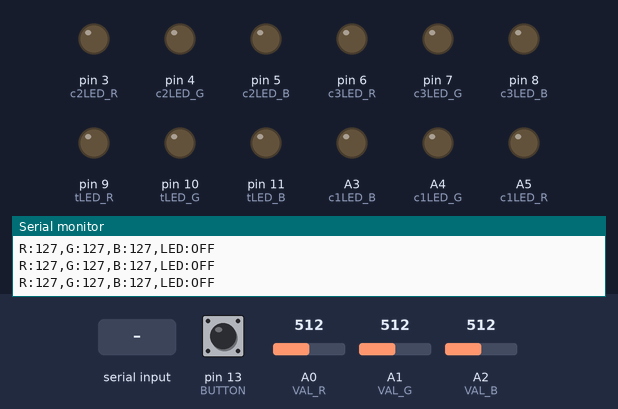
Bench run of a sketch on a simulated Arduino Uno, built with avr-gcc and run on an emulated ATmega328P. Shown: output pins drawn as LEDs (lit = HIGH), the last lines printed to the serial monitor. The inputs (shaded band) are chosen by the test bench; at power-on: A0 (VAL_R) = 512, A1 (VAL_G) = 512, A2 (VAL_B) = 512, pin 13 (BUTTON) HIGH.

Above: at 1.2 s.
1.3 s: A0 (VAL_R) set to 522
At 2.4 s:
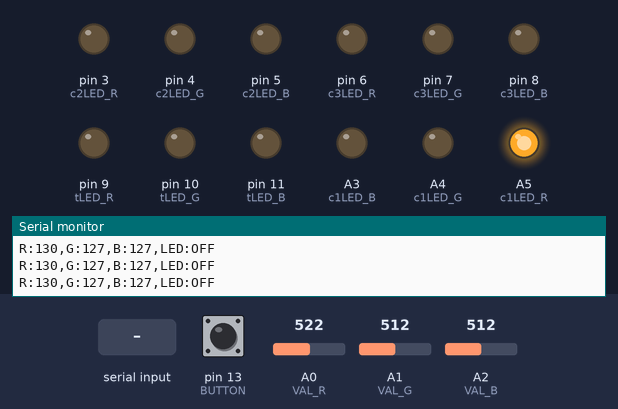
2.8 s: "TOGGLE\n" received over Serial
At 4.0 s:
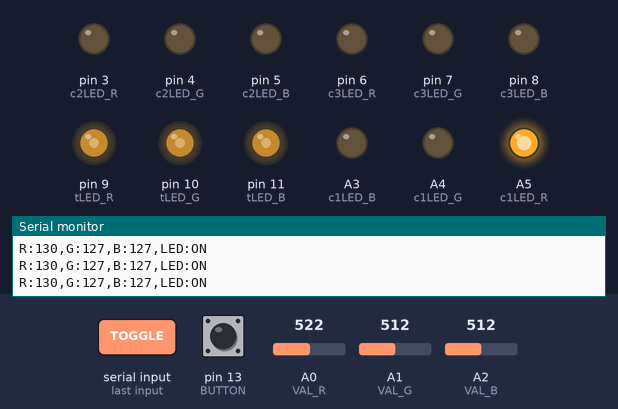
4.3 s: A1 (VAL_G) set to 514
At 4.7 s:
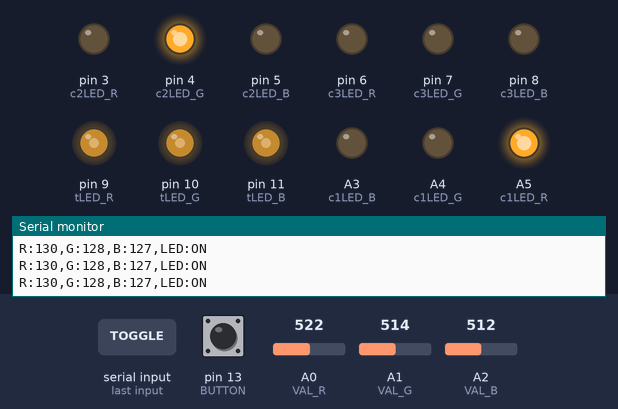
5.8 s: A2 (VAL_B) set to 514
At 6.8 s:
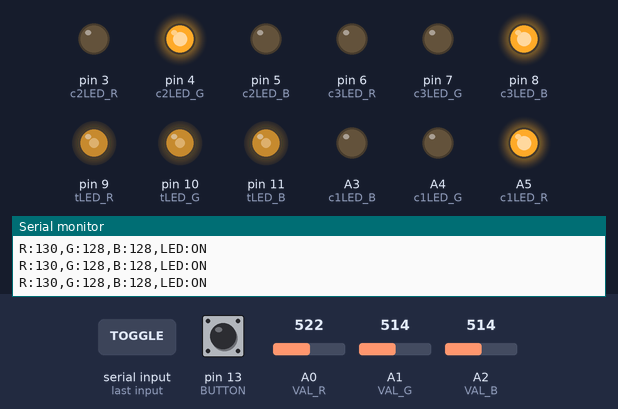
7.3 s: A0 (VAL_R) set to 511
At 8.2 s:
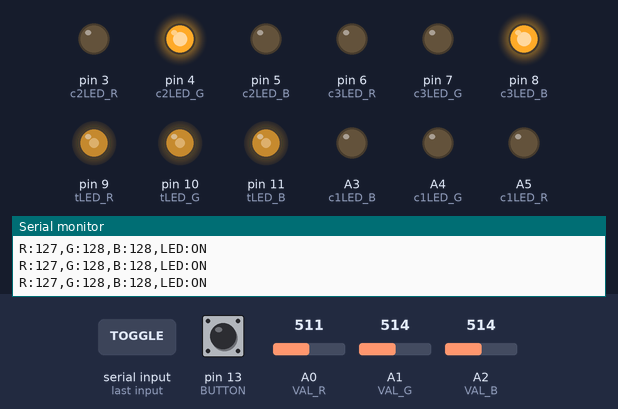
8.8 s: A1 (VAL_G) set to 716
At 9.1 s:
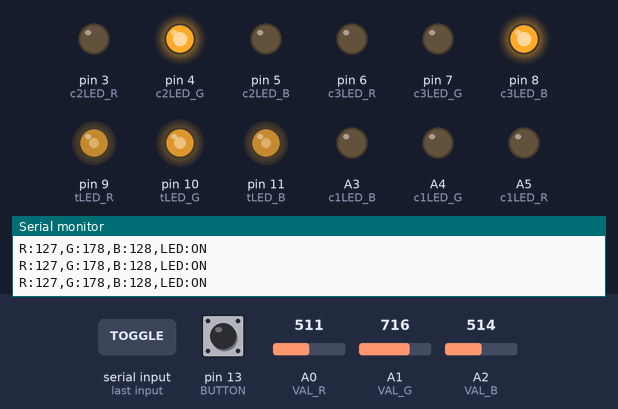
Timing chart, 0 to 11.3 s (numbered marks = the images above; inputs shaded):
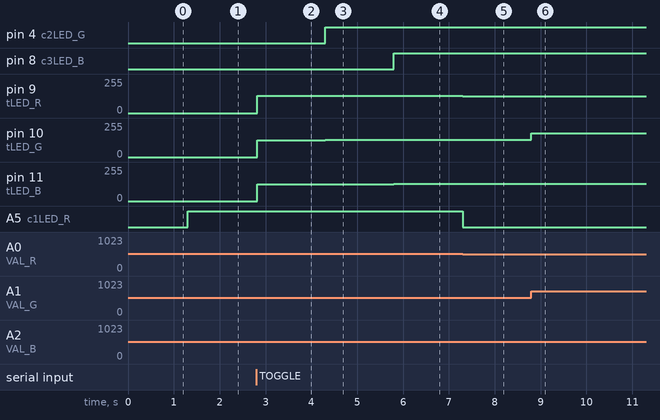

The sketch:

sketch_jun11a.ino
```cpp
// Arduino 시리얼 통신 RGB LED 제어 코드

// 핀 정의
const int VAL_R = A0;    // R값을 위한 가변저항
const int VAL_G = A1;    // G값을 위한 가변저항
const int VAL_B = A2;    // B값을 위한 가변저항

const int c1LED_R = A5;  // R 제어용 RGB LED의 R핀
const int c1LED_G = A4;  // R 제어용 RGB LED의 G핀
const int c1LED_B = A3;  // R 제어용 RGB LED의 B핀

const int c2LED_R = 3;   // G 제어용 RGB LED의 R핀
const int c2LED_G = 4;   // G 제어용 RGB LED의 G핀
const int c2LED_B = 5;   // G 제어용 RGB LED의 B핀

const int c3LED_R = 6;   // B 제어용 RGB LED의 R핀
const int c3LED_G = 7;   // B 제어용 RGB LED의 G핀
const int c3LED_B = 8;   // B 제어용 RGB LED의 B핀

const int tLED_R = 9;    // 조색 RGB LED의 R핀
const int tLED_G = 10;   // 조색 RGB LED의 G핀
const int tLED_B = 11;   // 조색 RGB LED의 B핀

const int BUTTON = 13;   // 조색 버튼 핀

// 변수 정의
int redValue = 0;
int greenValue = 0;
int blueValue = 0;

bool lastButtonState = false;
bool ledOn = false;
unsigned long lastDebounceTime = 0;
const unsigned long DEBOUNCE_DELAY = 50;

String inputString = "";
bool stringComplete = false;

void setup() {
  // 핀 모드 설정
  pinMode(tLED_R, OUTPUT);
  pinMode(tLED_G, OUTPUT);
  pinMode(tLED_B, OUTPUT);
  pinMode(c1LED_R, OUTPUT);
  pinMode(c1LED_G, OUTPUT);
  pinMode(c1LED_B, OUTPUT);
  pinMode(c2LED_R, OUTPUT);
  pinMode(c2LED_G, OUTPUT);
  pinMode(c2LED_B, OUTPUT);
  pinMode(c3LED_R, OUTPUT);
  pinMode(c3LED_G, OUTPUT);
  pinMode(c3LED_B, OUTPUT);
  pinMode(BUTTON, INPUT_PULLUP);

  // 시리얼 통신 시작
  Serial.begin(9600);
  Serial.println("Arduino RGB LED Controller Ready");

  // LED 초기화
  initializeLEDs();

  // 초기 상태 전송
  sendStatusToProcessing();
}

void loop() {
  // 가변저항 값 읽기
  readPotentiometers();

  // 개별 컨트롤 LED 업데이트
  updateControlLEDs();

  // 버튼 처리
  handleButton();

  // 조색 LED 제어
  updateMainLED();

  // Processing으로 데이터 전송 (100ms마다)
  static unsigned long lastSendTime = 0;
  if (millis() - lastSendTime > 100) {
    sendStatusToProcessing();
    lastSendTime = millis();
  }

  // 시리얼 명령 처리
  handleSerialCommands();

  delay(10);
}

void readPotentiometers() {
  int potR = analogRead(VAL_R);
  int potG = analogRead(VAL_G);
  int potB = analogRead(VAL_B);

  redValue = map(potR, 0, 1023, 0, 255);
  greenValue = map(potG, 0, 1023, 0, 255);
  blueValue = map(potB, 0, 1023, 0, 255);
}

void updateControlLEDs() {
  // R 컨트롤 LED (빨간색만)
  analogWrite(c1LED_R, redValue);
  analogWrite(c1LED_G, 0);
  analogWrite(c1LED_B, 0);

  // G 컨트롤 LED (초록색만)
  analogWrite(c2LED_R, 0);
  analogWrite(c2LED_G, greenValue);
  analogWrite(c2LED_B, 0);

  // B 컨트롤 LED (파란색만)
  analogWrite(c3LED_R, 0);
  analogWrite(c3LED_G, 0);
  analogWrite(c3LED_B, blueValue);
}

void updateMainLED() {
  if (ledOn) {
    analogWrite(tLED_R, redValue);
    analogWrite(tLED_G, greenValue);
    analogWrite(tLED_B, blueValue);
  } else {
    analogWrite(tLED_R, 0);
    analogWrite(tLED_G, 0);
    analogWrite(tLED_B, 0);
  }
}

void handleButton() {
  bool currentButtonState = digitalRead(BUTTON);

  if (currentButtonState != lastButtonState) {
    lastDebounceTime = millis();
  }

  if ((millis() - lastDebounceTime) > DEBOUNCE_DELAY) {
    if (currentButtonState == LOW && lastButtonState == HIGH) {
      ledOn = !ledOn;
      Serial.println("Button pressed - LED: " + String(ledOn ? "ON" : "OFF"));
    }
  }

  lastButtonState = currentButtonState;
}

void sendStatusToProcessing() {
  Serial.print("R:");
  Serial.print(redValue);
  Serial.print(",G:");
  Serial.print(greenValue);
  Serial.print(",B:");
  Serial.print(blueValue);
  Serial.print(",LED:");
  Serial.println(ledOn ? "ON" : "OFF");
}

void handleSerialCommands() {
  while (Serial.available()) {
    char inChar = (char)Serial.read();

    if (inChar == '\n') {
      stringComplete = true;
    } else {
      inputString += inChar;
    }
  }

  if (stringComplete) {
    inputString.trim();

    if (inputString == "STATUS") {
      sendStatusToProcessing();
    } else if (inputString == "TOGGLE") {
      ledOn = !ledOn;
      Serial.println("Remote toggle - LED: " + String(ledOn ? "ON" : "OFF"));
    }

    inputString = "";
    stringComplete = false;
  }
}

void initializeLEDs() {
  analogWrite(tLED_R, 0);
  analogWrite(tLED_G, 0);
  analogWrite(tLED_B, 0);
  analogWrite(c1LED_R, 0);
  analogWrite(c1LED_G, 0);
  analogWrite(c1LED_B, 0);
  analogWrite(c2LED_R, 0);
  analogWrite(c2LED_G, 0);
  analogWrite(c2LED_B, 0);
  analogWrite(c3LED_R, 0);
  analogWrite(c3LED_G, 0);
  analogWrite(c3LED_B, 0);
}
```

Measured:
- the behaviour switches between 513 and 514 on A0 (VAL_R) (found by bisection; images 0 and 1)
- the behaviour switches between 513 and 514 on A1 (VAL_G) (found by bisection; images 2 and 3)
- the behaviour switches between 513 and 514 on A2 (VAL_B) (found by bisection; images 3 and 4)
- after the input at 1.3 s, A5 (c1LED_R): LOW → HIGH at once
- after the input at 2.8 s, pin 9 (tLED_R): 0/255 → 130/255 at once; pin 10 (tLED_G), pin 11 (tLED_B): 0/255 → 127/255 at once
- after the input at 4.3 s, pin 4 (c2LED_G): LOW → HIGH at once; pin 10 (tLED_G): 127/255 → 128/255 at once
- after the input at 5.8 s, pin 8 (c3LED_B): LOW → HIGH at once; pin 11 (tLED_B): 127/255 → 128/255 at once
- after the input at 7.3 s, pin 9 (tLED_R): 130/255 → 127/255 at once; A5 (c1LED_R): HIGH → LOW at once
- after the input at 8.8 s, pin 10 (tLED_G): 128/255 → 178/255 at once
